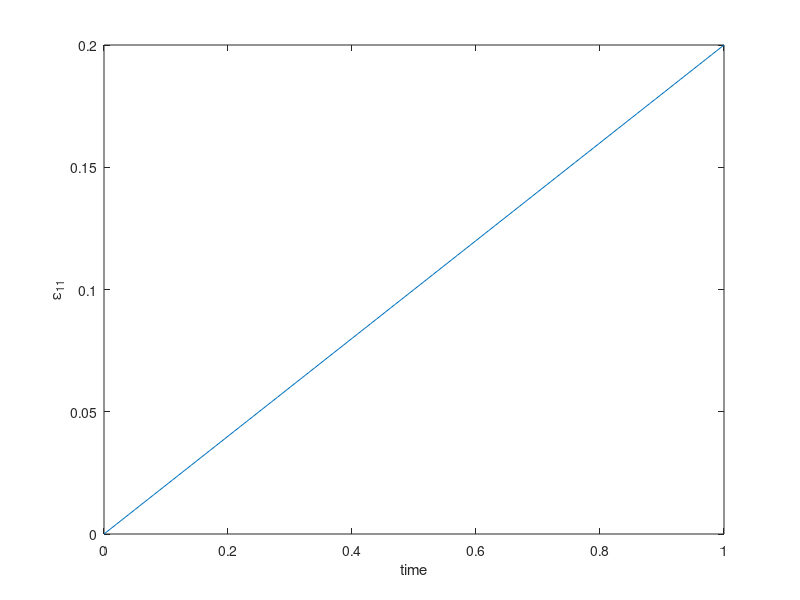
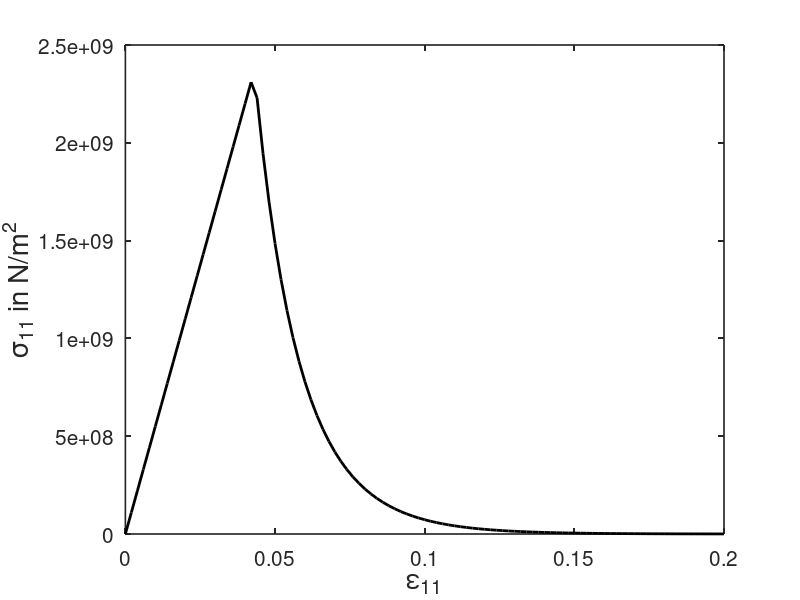
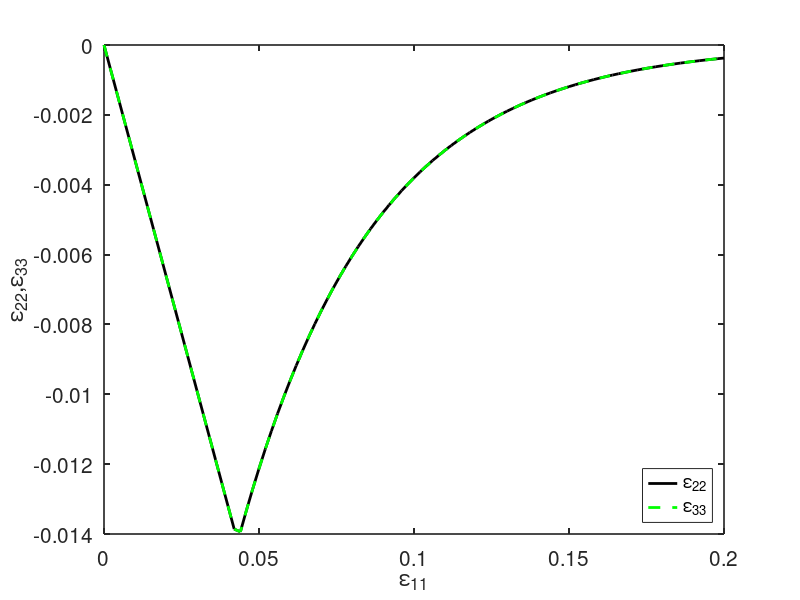

MATLAB code to generate these figures, in order:
A=load('Stress.txt');
Stress = A(:,2);
Time  = A(:,1);


B = load('e11.txt');
strain_11 = B(:,2);


C = load('e22.txt');
strain_22 = C(:,2);

D = load('e33.txt');
strain_33 = D(:,2);


figure(1)
plot(Time,strain_11) 
xlabel('time')
ylabel('\epsilon_{11}')


figure(2,'position',[50,50,1300,950])
plot(strain_11,Stress,'k-',"linewidth", 2) 
set(gca, "linewidth",1.2, "fontsize", 15)
xlabel('\epsilon_{11}', "fontsize", 20)
ylabel('\sigma_{11} in N/m^2', "fontsize", 20)


figure(3,'position',[50,50,1300,950])
plot(strain_11,strain_22,'k-',"linewidth", 2)
hold on
plot(strain_11,strain_33,'g--',"linewidth", 2)
set(gca, "linewidth",1.2, "fontsize", 15)
legend('\epsilon_{22}','\epsilon_{33}','Location','SouthEast')
xlabel('\epsilon_{11}')
ylabel('\epsilon_{22},\epsilon_{33}')